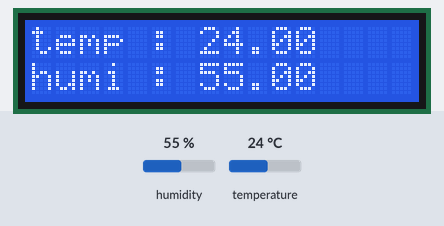
Simulated run of this sketch. Board: Arduino Uno, built with avr-gcc and run on an emulated ATmega328P. Shown: 16×2 character LCD. The inputs (shaded band) are chosen by the test bench; at power-on: humidity 55 %, temperature 24 °C.

Above: at 1.2 s.
1.3 s: humidity set to 22 %
At 2.7 s:
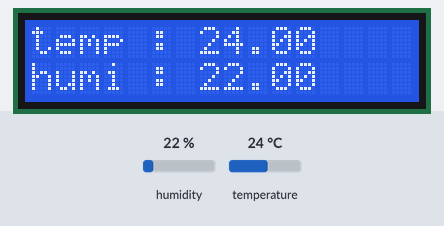
6.7 s: temperature set to 12 °C
At 8.7 s:
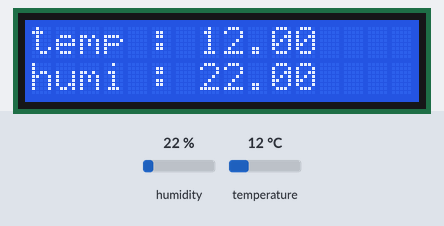
9.9 s: humidity set to 40 %
At 11.3 s:
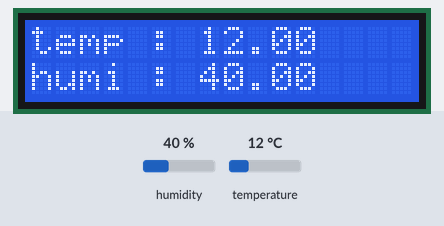
12.7 s: temperature set to 19 °C
At 15.4 s:
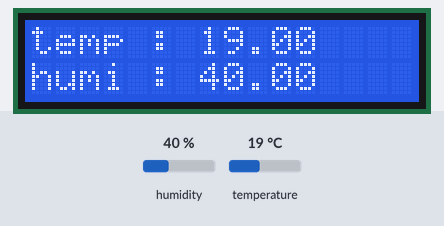
Timing chart, 0 to 16.9 s (numbered marks = the images above; inputs shaded):
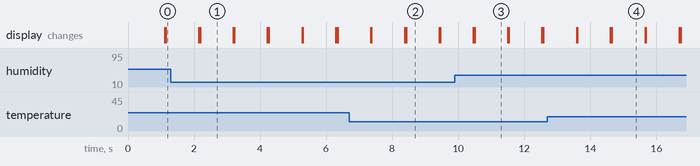

Measured:
- after the input at 1.3 s, the display: first differs from a run without the input after 0.89 s (image 1)
- after the input at 6.7 s, the display: first differs from a run without the input after 1.7 s (image 2)
- after the input at 9.9 s, the display: first differs from a run without the input after 0.60 s (image 3)
- after the input at 12.7 s, the display: first differs from a run without the input after 2.0 s (image 4)
- what the display in image 1 shows lasts 1.0 s, from 2.2 s to 3.2 s

The sketch:

6_1_tempLCD.ino
```cpp
#include <LiquidCrystal_I2C.h>
#include <DHT.h>
#include <DHT_U.h>

int pin = 12;
DHT dht(pin, DHT11);
LiquidCrystal_I2C lcd(0x20, 16, 2);

void setup() {
  lcd.init();
  lcd.backlight();
  Serial.begin(9600);
  dht.begin();
}


void loop() {
  float temp, humi;
  temp = dht.readTemperature();
  humi = dht.readHumidity();


  lcd.setCursor(0,0);
  lcd.print("temp : ");
  lcd.print(temp);
  lcd.setCursor(0,1);
  lcd.print("humi : ");
  lcd.print(humi);

  delay(1000);
  lcd.clear();
}
```
